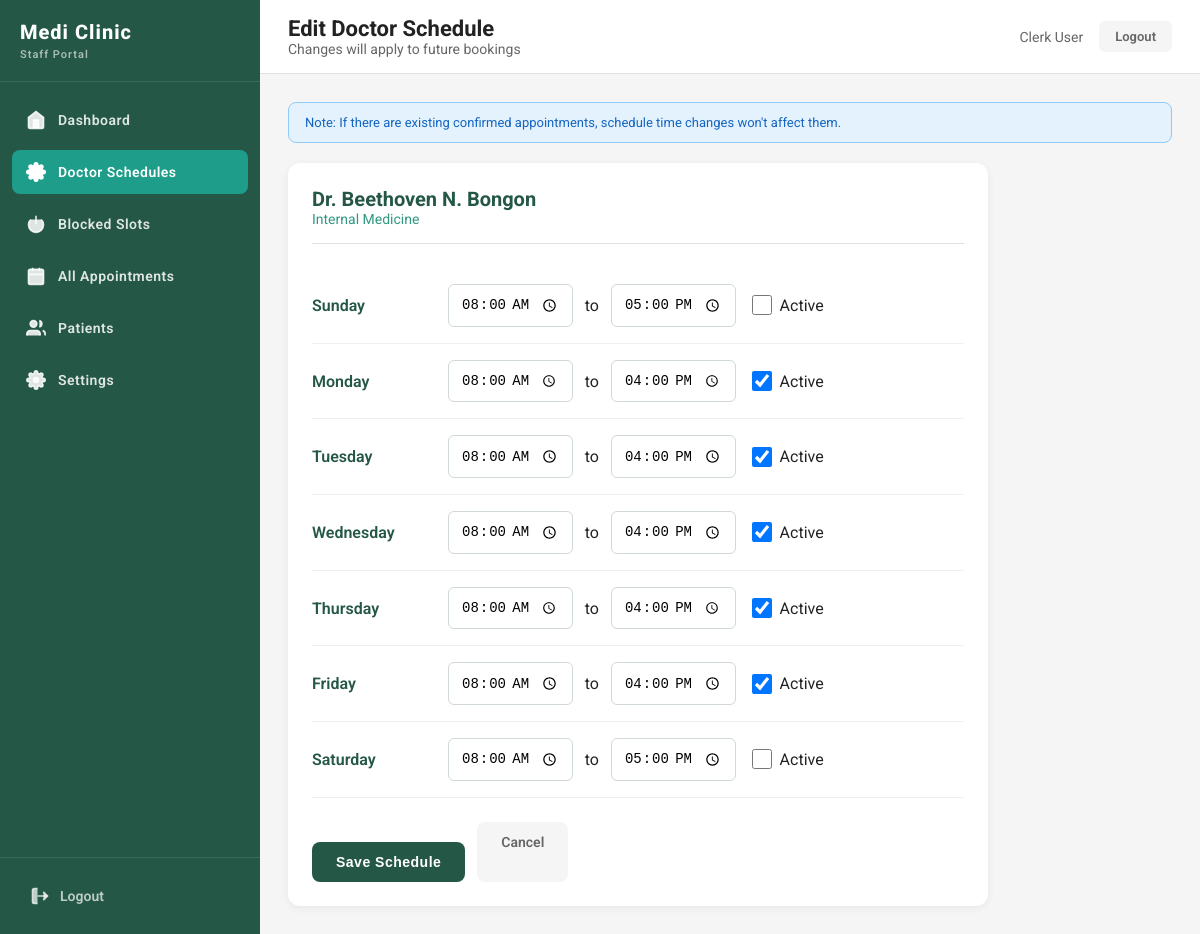
The page /Appointment_System_Clinic-main/clerk/schedule-edit.php?doctor=2 (signed in) on the database its author committed.
### tables this page shows
CREATE TABLE `users` (
  `id` int(11) NOT NULL,
  `username` varchar(50) NOT NULL,
  `password` varchar(255) NOT NULL,
  `email` varchar(100) NOT NULL,
  `full_name` varchar(100) NOT NULL,
  `role` enum('patient','doctor','clerk') NOT NULL,
  `phone` varchar(20) DEFAULT NULL,
  `specialization` varchar(100) DEFAULT NULL,
  `email_notifications` tinyint(1) DEFAULT 1,
  `created_at` timestamp NOT NULL DEFAULT current_timestamp(),
  `updated_at` timestamp NOT NULL DEFAULT current_timestamp() ON UPDATE current_timestamp()
);

CREATE TABLE `doctors` (
  `id` int(11) NOT NULL,
  `user_id` int(11) NOT NULL,
  `bio` text DEFAULT NULL,
  `photo` varchar(255) DEFAULT NULL
);

CREATE TABLE `doctor_schedules` (
  `id` int(11) NOT NULL,
  `doctor_id` int(11) NOT NULL,
  `day_of_week` tinyint(4) NOT NULL,
  `start_time` time NOT NULL,
  `end_time` time NOT NULL,
  `is_active` tinyint(1) DEFAULT 1
);

### Appointment_System_Clinic-main/includes/auth.php (called while the page is built, shortened)
<?php
function isLoggedIn() {
    return isset($_SESSION['user_id']) && isset($_SESSION['role']);
}
function getCurrentUser() {
    return dbFetch("SELECT * FROM users WHERE id = ?", [$_SESSION['user_id']]);
}

### Appointment_System_Clinic-main/includes/db.php (called while the page is built, shortened)
<?php
function getDB() {
    static $pdo = null;
    if ($pdo === null) {
        try {
            $dsn = "mysql:host=" . DB_HOST . ";dbname=" . DB_NAME . ";charset=utf8mb4";
            $pdo = new PDO($dsn, DB_USER, DB_PASS, [
                PDO::ATTR_ERRMODE => PDO::ERRMODE_EXCEPTION,
                PDO::ATTR_DEFAULT_FETCH_MODE => PDO::FETCH_ASSOC,
                PDO::ATTR_EMULATE_PREPARES => false
            ]);
        } catch (PDOException $e) {
            error_log("Database connection error: " . $e->getMessage());
            die("Database connection failed. Please contact support.");
        }
    }
    return $pdo;
}
function dbQuery($sql, $params = []) {
    $pdo = getDB();
    $stmt = $pdo->prepare($sql);
    $stmt->execute($params);
    return $stmt;
}
function dbFetch($sql, $params = []) {
    $stmt = dbQuery($sql, $params);
    return $stmt->fetch();
}

### Appointment_System_Clinic-main/includes/functions.php (called while the page is built, shortened)
<?php
require_once __DIR__ . '/db.php';
function getDoctorById($id) {
    return dbFetch("
        SELECT u.*, d.bio, d.photo
        FROM users u
        JOIN doctors d ON d.user_id = u.id
        WHERE u.id = ? AND u.role = 'doctor'
    ", [$id]);
}

### Appointment_System_Clinic-main/clerk/schedule-edit.php (the view, shortened to what this page needs)
<?php
require_once __DIR__ . '/../includes/db.php';
require_once __DIR__ . '/../includes/functions.php';
require_once __DIR__ . '/../includes/auth.php';
$doctorId = $_GET['doctor'] ?? null;
$doctor = getDoctorById($doctorId);
$dayNames = ['Sunday', 'Monday', 'Tuesday', 'Wednesday', 'Thursday', 'Friday', 'Saturday'];
$schedules = [];
for ($d = 0; $d < 7; $d++) {
    $schedules[$d] = dbFetch("SELECT * FROM doctor_schedules WHERE doctor_id = ? AND day_of_week = ?", [$doctorId, $d]);
}
?>
<!doctype html>
<html lang="en">
<head>
  <link rel="stylesheet" href="../style.css">
  <link rel="stylesheet" href="../panel.css">
</head>
<body>
<?php include __DIR__ . '/sidebar.php'; ?>
<main class="panel-main">
  <div class="panel-header">
    <div>
      <h1>Edit Doctor Schedule</h1>
      <p class="page-subtitle">Changes will apply to future bookings</p>
    </div>
    <div class="panel-user">
      <span><?= htmlspecialchars($user['full_name']) ?></span>
      <a href="../logout.php" class="btn-logout">Logout</a>
    </div>
  </div>
  <div class="panel-content">
    <div class="alert-note">
      Note: If there are existing confirmed appointments, schedule time changes won't affect them.
    </div>
    <form method="POST" class="schedule-form">
      <div class="doctor-info">
        <div class="doctor-name"><?= htmlspecialchars($doctor['full_name']) ?></div>
        <div class="doctor-specialty"><?= htmlspecialchars($doctor['specialization']) ?></div>
      </div>
      <?php for ($d = 0; $d < 7; $d++):
        $schedule = $schedules[$d] ?? null;
      ?>
      <div class="day-row">
        <div class="day-name"><?= $dayNames[$d] ?></div>
        <div class="time-inputs">
          <input type="time" name="start_<?= $d ?>" value="<?= $schedule ? $schedule['start_time'] : '08:00' ?>">
          <span>to</span>
          <input type="time" name="end_<?= $d ?>" value="<?= $schedule ? $schedule['end_time'] : '17:00' ?>">
        </div>
        <div class="checkbox-wrapper">
          <input type="checkbox" id="active_<?= $d ?>" name="active_<?= $d ?>" value="1" <?= $schedule && $schedule['is_active'] ? 'checked' : '' ?>>
          <label for="active_<?= $d ?>">Active</label>
        </div>
      </div>
      <?php endfor; ?>
      <div class="form-actions">
        <button type="submit" class="btn-save">Save Schedule</button>
        <a href="schedules.php" class="btn-cancel">Cancel</a>
      </div>
    </form>
  </div>
</main>
</body>
</html>

### Appointment_System_Clinic-main/style.css (style rules this page uses)
*, *::before, *::after { box-sizing: border-box; margin: 0; padding: 0; }
:root { --nav-bg: #255747; --nav-btn: #1b3a2d; --teal-light: #4db8a8; --teal-mid: #2e9880; --navy: #1d3a5c; --form-bg: #c8e8df; --form-card-bg: #daf0e9; --footer-bg: #1a1e2e; --btn-dark: #1d3a4a; --progress-active: #2e9880; --progress-done: #3aad96; --progress-idle: #b8d8d2; --text: #222; --muted: #666; --border: #ccc; --white: #fff; }
html { scroll-behavior: smooth; }
body { font-family: 'Roboto', 'Segoe UI', Arial, sans-serif; color: var(--text); background: #fff; }
a { text-decoration: none; color: inherit; }

### Appointment_System_Clinic-main/panel.css (style rules this page uses)
*, *::before, *::after { box-sizing: border-box; margin: 0; padding: 0; }
:root { --sidebar-bg: #255747; --sidebar-active: #1e9e8a; --sidebar-hover: rgba(255,255,255,0.08); --sidebar-text: rgba(255,255,255,0.85); --sidebar-width: 220px; --sidebar-collapsed: 64px; --topbar-bg: #f5f5f5; --teal: #1e9e8a; --teal-dark: #198374; --red: #fa7070; --red-dark: #e05050; --text: #222; --muted: #666; --border: #e0e0e0; --white: #fff; --cal-available: #1e9e8a; --cal-unavailable: #fa7070; }
html, body { height: 100%; font-family: 'Roboto', 'Segoe UI', Arial, sans-serif; color: var(--text); background: #fff; }
a { text-decoration: none; color: inherit; }
.panel-main { margin-left: var(--sidebar-width); flex: 1; transition: margin-left 0.25s ease; min-height: 100vh; display: flex; flex-direction: column; }
.panel-content { padding: 32px 28px; flex: 1; }
.btn-cancel { background: var(--red); color: #fff; font-size: 12px; font-weight: 700; padding: 6px 14px; border-radius: 6px; border: none; cursor: pointer; white-space: nowrap; }
.btn-save { background: var(--teal); color: #fff; font-size: 14px; font-weight: 700; padding: 12px 36px; border-radius: 8px; border: none; cursor: pointer; margin-top: 20px; letter-spacing: 0.5px; }
.panel-main { margin-left: 260px; min-height: 100vh; background: #f5f5f5; display: flex; flex-direction: column; }
.panel-header { background: #fff; border-bottom: 1px solid #e0e0e0; padding: 16px 28px; display: flex; justify-content: space-between; align-items: center; position: sticky; top: 0; z-index: 50; }
.panel-header h1 { font-size: 22px; font-weight: 700; color: #222; }
.panel-user { display: flex; align-items: center; gap: 16px; }
.panel-user span { font-size: 14px; color: #666; }
.panel-user .btn-logout { padding: 8px 16px; background: #f5f5f5; color: #666; border-radius: 6px; font-size: 13px; font-weight: 600; text-decoration: none; }
.panel-content { padding: 28px; flex: 1; }

### Appointment_System_Clinic-main/clerk/schedule-edit.php (style rules this page uses)
.page-subtitle { font-size: 14px; color: #666; }
.schedule-form { background: #fff; border-radius: 12px; padding: 24px; box-shadow: 0 2px 8px rgba(0,0,0,.06); max-width: 700px; }
.doctor-info { margin-bottom: 24px; padding-bottom: 16px; border-bottom: 1px solid #e0e0e0; }
.doctor-name { font-size: 20px; font-weight: 700; color: var(--nav-bg); }
.doctor-specialty { font-size: 14px; color: var(--teal-mid); }
.day-row { display: grid; grid-template-columns: 120px 1fr 1fr auto; gap: 16px; align-items: center; padding: 16px 0; border-bottom: 1px solid #f0f0f0; }
.day-name { font-weight: 600; color: var(--nav-bg); }
.time-inputs { display: flex; gap: 12px; align-items: center; }
.time-inputs input { padding: 10px 12px; border: 1.5px solid #d0d9d6; border-radius: 6px; font-size: 14px; }
.checkbox-wrapper { display: flex; align-items: center; gap: 8px; }
.checkbox-wrapper input { width: 20px; height: 20px; }
.form-actions { display: flex; gap: 12px; margin-top: 24px; }
.btn-save { padding: 12px 24px; background: var(--nav-bg); color: #fff; border: none; border-radius: 8px; font-size: 14px; font-weight: 700; cursor: pointer; }
.btn-cancel { padding: 12px 24px; background: #f5f5f5; color: #666; border: none; border-radius: 8px; font-size: 14px; font-weight: 600; text-decoration: none; }
.alert-note { background: #e3f2fd; border: 1px solid #90caf9; color: #1565c0; padding: 12px 16px; border-radius: 8px; margin-bottom: 20px; font-size: 13px; }

### rows shown on the page
users: full_name "Clerk User"
doctors: user.full_name "Dr. Beethoven N. Bongon", user.specialization "Internal Medicine"
doctor_schedules: d "Monday", start_time "08:00:00", end_time "16:00:00", is_active "☑"
doctor_schedules: d "Tuesday", start_time "08:00:00", end_time "16:00:00", is_active "☑"
doctor_schedules: d "Wednesday", start_time "08:00:00", end_time "16:00:00", is_active "☑"
doctor_schedules: d "Thursday", start_time "08:00:00", end_time "16:00:00", is_active "☑"
doctor_schedules: d "Friday", start_time "08:00:00", end_time "16:00:00", is_active "☑"

### other values the page prints
$dayNames[$d] "Sunday"
$dayNames[$d] "Saturday"
